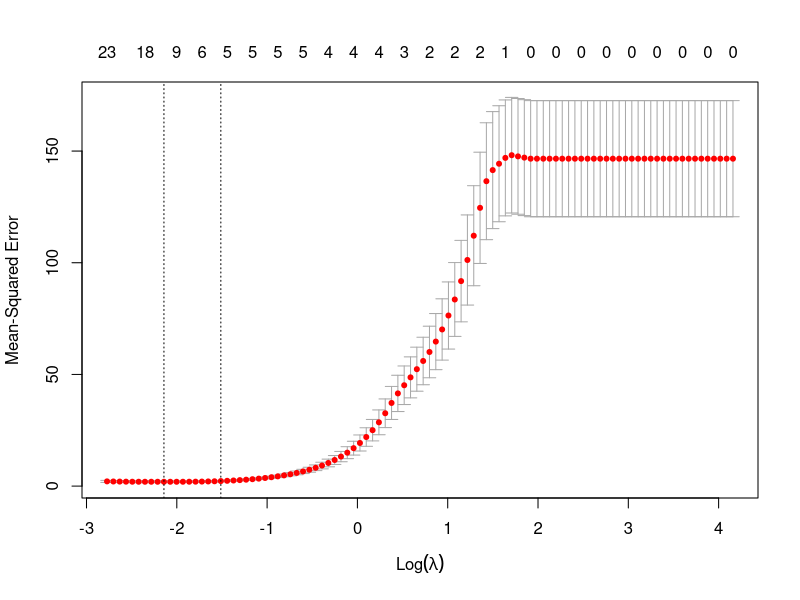
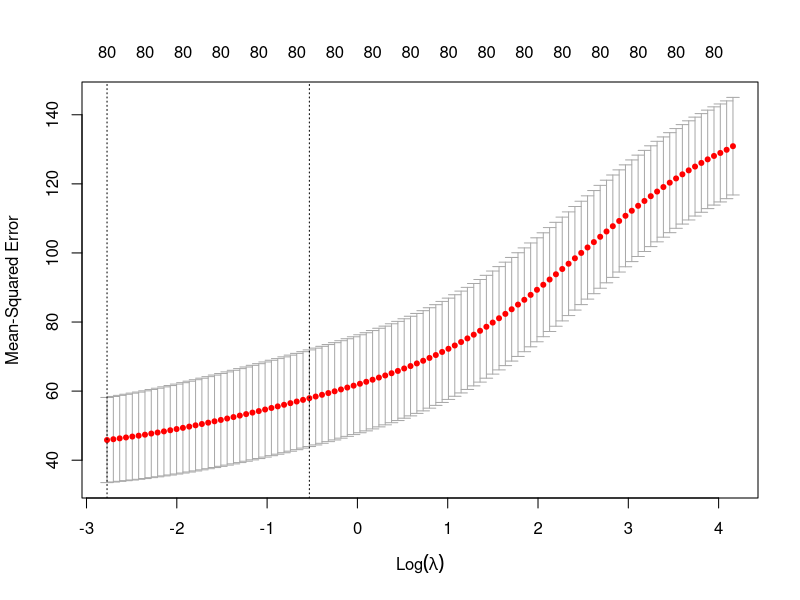
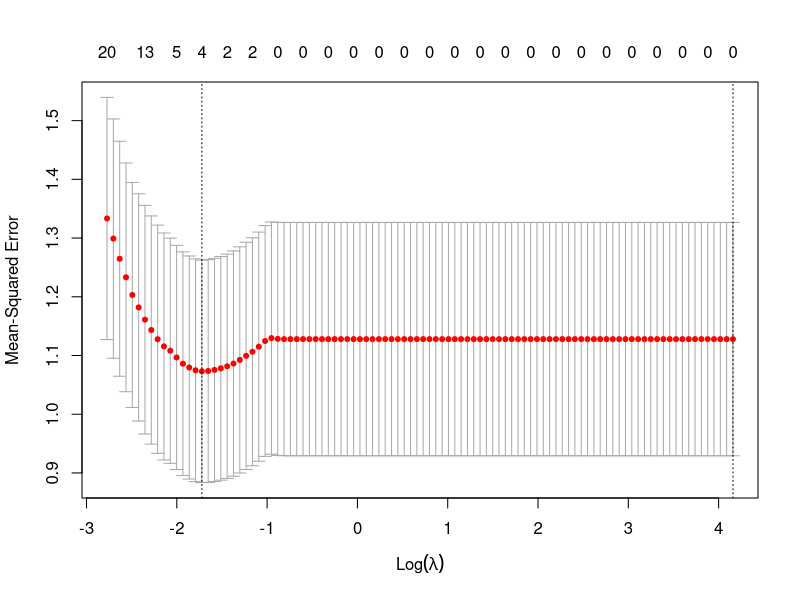
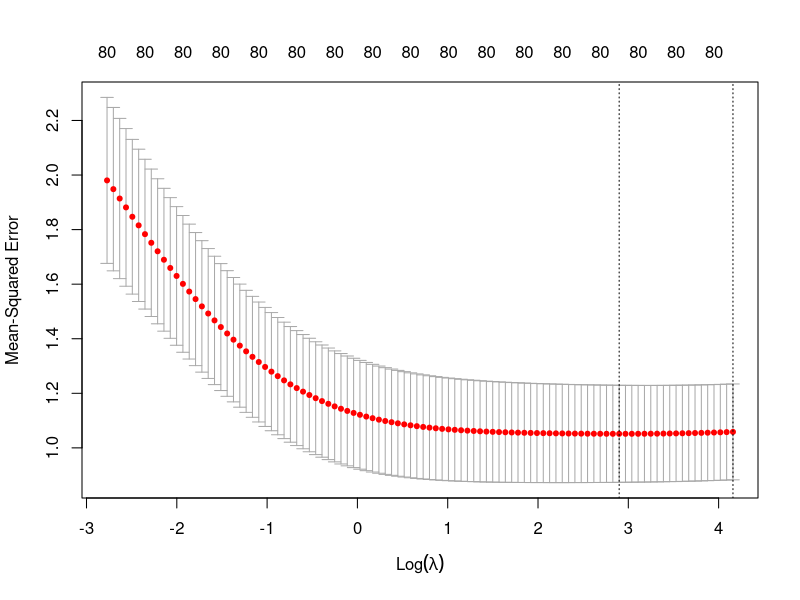

Source code (R) for these figures, in order:
## ---- chunk 1
knitr::opts_chunk$set(echo = TRUE)
## ---- chunk 2

# load libraries
library(glmnet)
library(MASS)
library(tidyverse)
# set up parameters
set.seed(230) 
n <- 80  
p <- 80  
lambdas <- 2^ seq(6, -4, length = 100)  # lambda values.
# set up correlation matrix between Xs.?
cor.mat <- matrix(0.7, nrow = p, ncol = p)
diag(cor.mat) <- 1
cor.mat[lower.tri(cor.mat)] <- t(cor.mat)[lower.tri(cor.mat)]
# dat_A
X1 <- mvrnorm(n, mu=rep(1, p), Sigma = cor.mat)
colnames(X1) <- paste0('X', str_pad(1:p, nchar(p), 'left', '0'))
n_betas <- 5
betas <- as.vector(scale(sample(1:n_betas))) * 10
related.ind <- sample(1:p, n_betas)
y1 <- as.numeric(betas %*% t(X1[,related.ind]) + rnorm(n))
dat_A <- cbind(data.frame(Y = y1), X1)
# dat_B 
X2 <- mvrnorm(n, mu=rep(1, p), Sigma = cor.mat)
colnames(X2) <- paste0('X', str_pad(1:p, nchar(p), 'left', '0'))
all_betas <- sample(as.vector(scale(1:p))) * 0.1
y2 <- as.numeric(all_betas %*% t(X2) + rnorm(n))
dat_B <- cbind(data.frame(Y = y2), X2)
  
## ---- chunk 3
my_glmnet_fit <- function(train_df, test_df, a=0){  # a=0 --> ridge; a=1 --> Lasso
  
  ## separate X and y
  train_x <- as.matrix(select(train_df, -Y))
  train_y <- train_df$Y
  
  test_x <- as.matrix(select(test_df, -Y))
  test_y <- test_df$Y
  
  ## run cv.glmnet
  cv.fit <- cv.glmnet(train_x, train_y, alpha = a, lambda = lambdas)
  plot(cv.fit)
  
  ## optimal lambda, and the corresponding glmnet to the FULL data
  opt.lambda <- cv.fit$lambda.1se  # lambda.min 
  fit.glmnet <- cv.fit$glmnet.fit
  
  ## pick the coefficients
  betas <- as.matrix(coef(fit.glmnet, s=opt.lambda))
  n_nonzero_coef <- sum(betas!=0) # no of non-zero coef
  
  ## prediction and mSPE
  pred <- predict(fit.glmnet, s=opt.lambda, newx = test_x)
  mspe <- mean((test_y - pred)^2)
  
  ## collect results and returns
  return(list(alpha = a, MSPE = mspe,
              opt.lambda = opt.lambda,
              n_nonzero_coef = n_nonzero_coef))
  
}
## ---- chunk 4

train_ind <- sample(1:n, ceiling(0.8*n))
test_ind <- (1:n)[-train_ind]

train_data_A <- dat_A[train_ind,]
test_data_A <- dat_A[test_ind,]

train_data_B <- dat_B[train_ind,]
test_data_B <- dat_B[test_ind,]

my_glmnet_fit(train_data_A,test_data_A,a=1)
my_glmnet_fit(train_data_A,test_data_A,a=0)

my_glmnet_fit(train_data_B,test_data_B,a=1)
my_glmnet_fit(train_data_B,test_data_B,a=0)


